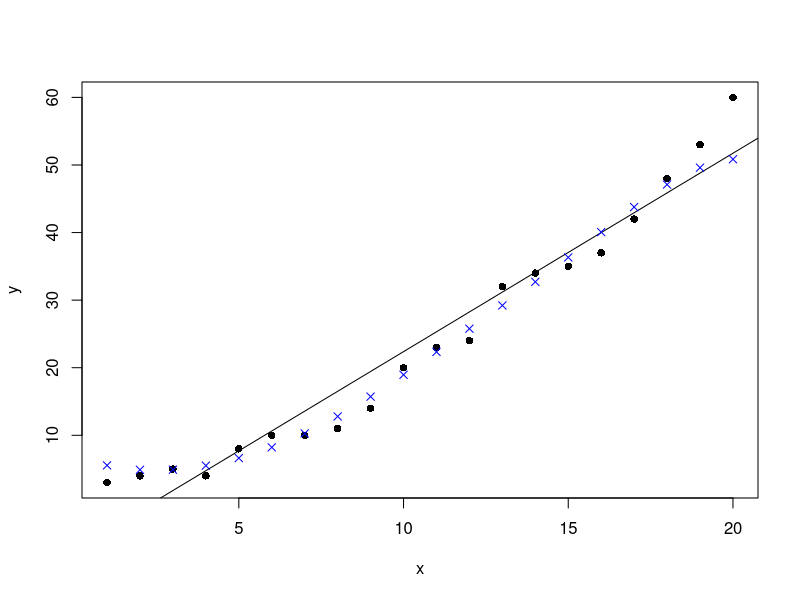
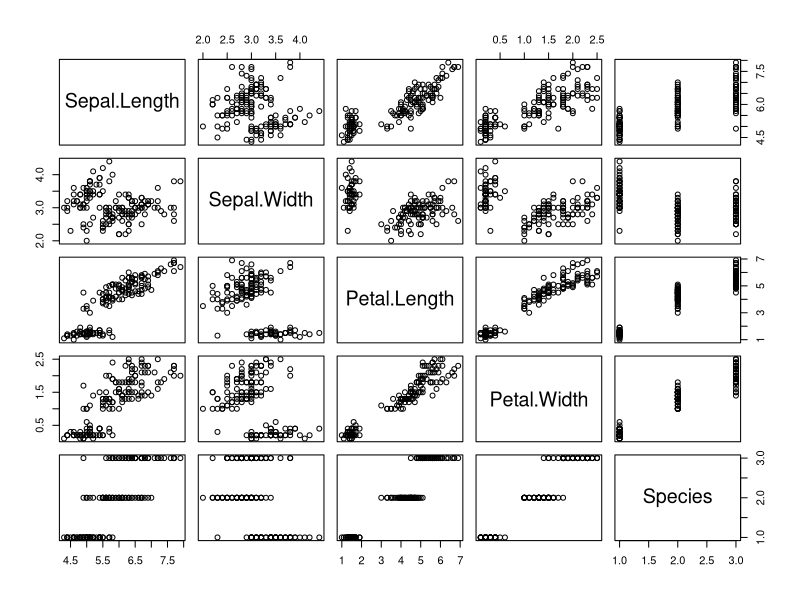
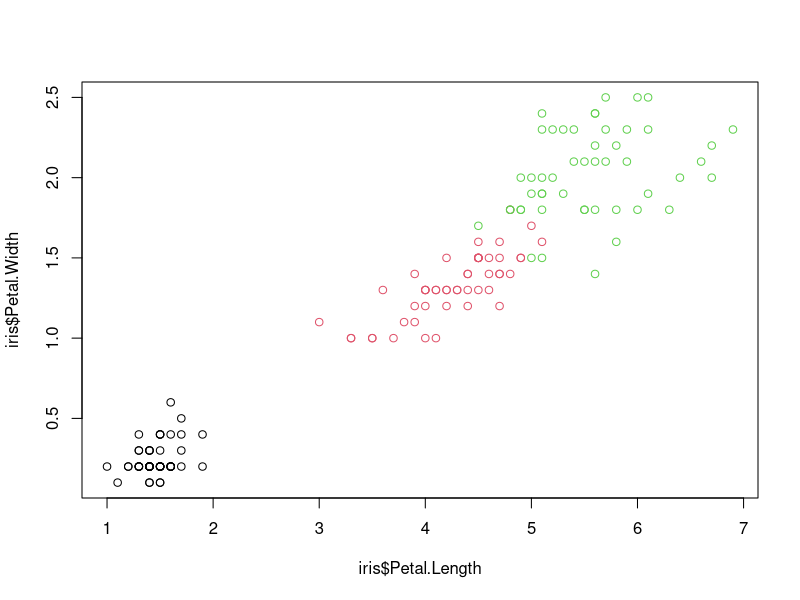
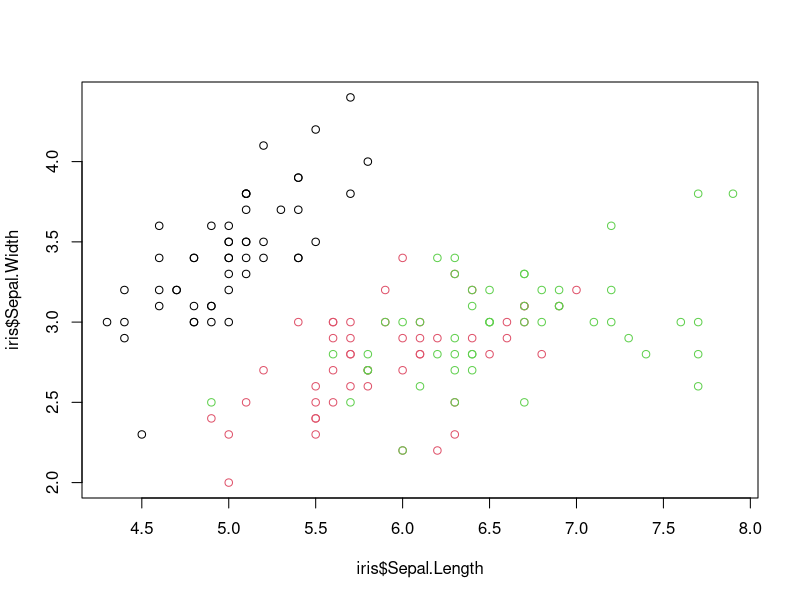
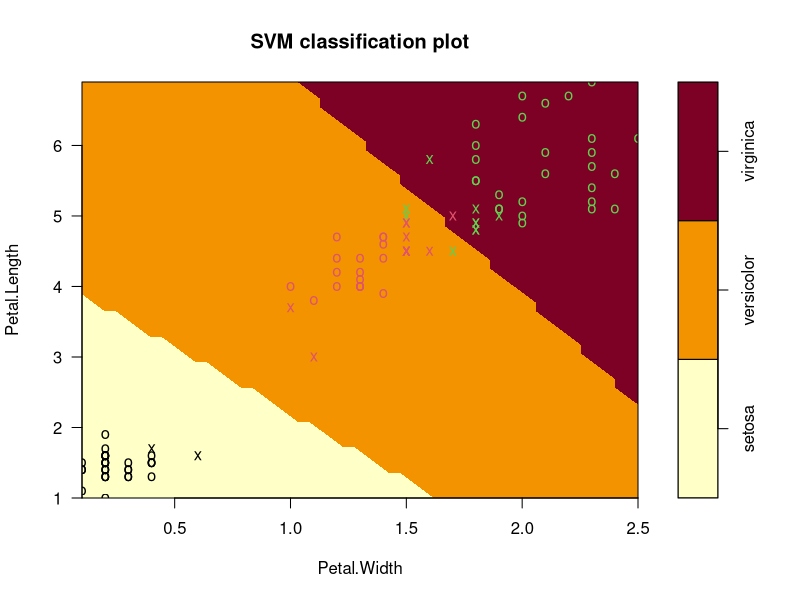
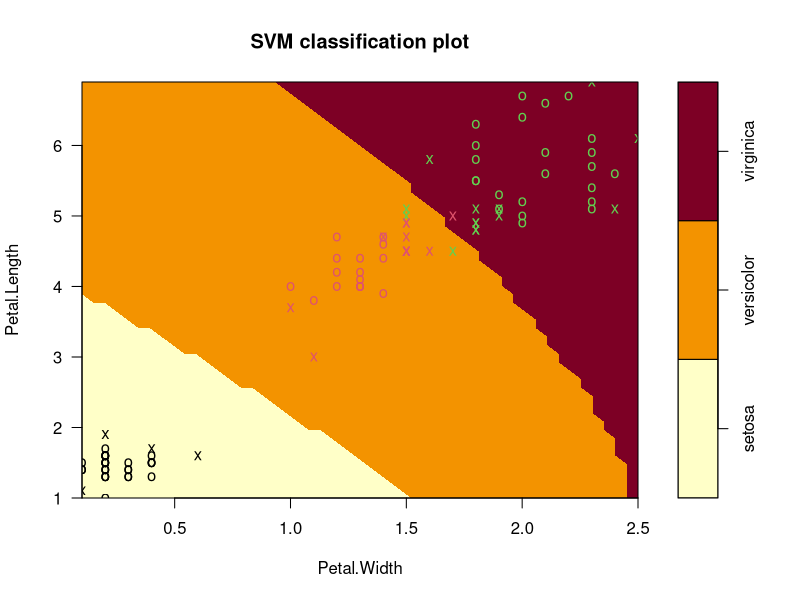
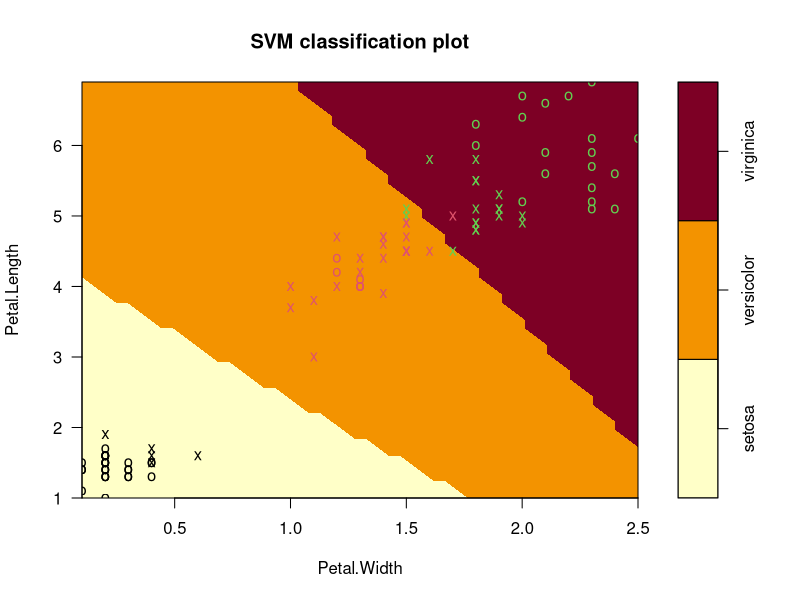
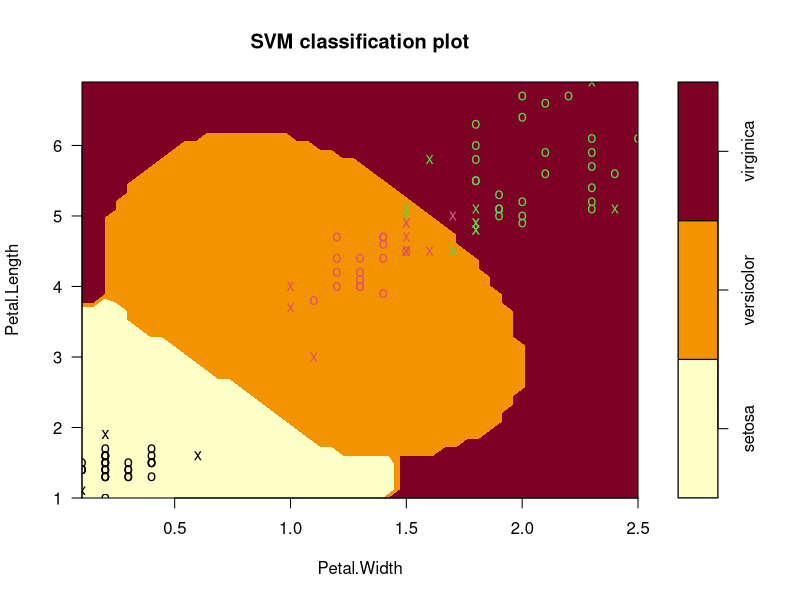

Write R code to recreate these figures, in order.
x=1:20
y=c(3,4,5,4,8,10,10,11,14,20,23,24,32,34,35,37,42,48,53,60)
train=data.frame(x,y)
plot.new()
plot(train,pch=16)
model<-lm(y ~ x, train)
abline(model)
library(e1071)
# fit a model.This Function Syntax is similar to lm function
model_svm<-svm(y ~ x , train)
model_svm
# Use the prediction for the data
pred<-predict(model_svm,train)
pred
#Plot the predictions and the plot to see our model fit
points(train$x,pred,col="blue",pch=4)
# Calculate RMSE For the svm model

train$pred<-fitted(model_svm) # prediction of price
train$res<-residuals(model_svm) # y-yhat

# calculate Root Mean Square Error
rmsetrain<-sqrt(mean(train$res**2))
rmsetrain
# Lm model
train$pred<-fitted(model) # prediction of price
train$res<-residuals(model) # y-yhat

# calculate Root Mean Square Error
rmsetrain_lm<-sqrt(mean(train$res**2))
rmsetrain_lm
# SVM Classification
library(e1071)
plot(iris)
plot(iris$Petal.Length,iris$Petal.Width,col=iris$Species)
plot(iris$Sepal.Length,iris$Sepal.Width,col=iris$Species)
set.seed(123)
s<-sample(150,100)
col<-c("Petal.Length","Petal.Width","Species")
iris_train<-iris[s,col]
iris_test<-iris[-s,col]
svmfit<-svm(Species~.,data=iris_train,kernel="linear")
print(svmfit)
plot(svmfit,iris_train)
p<-predict(svmfit,iris_train,type="class") # svm 
p
table(actual=iris_train$Species,pred=p)

plot.new()
svmfit1<-svm(Species~.,data=iris_train,kernel="radial")
plot(svmfit1,iris_train)

plot.new()
svmfit2<-svm(Species~.,data=iris_train,kernel="radial",gamma=10^-1)
plot(svmfit2,iris_train)

plot.new()
svmfit3<-svm(Species~.,data=iris_train,kernel="radial",gamma=1)
plot(svmfit3,iris_train)
plot.new()
svmfit4<-svm(Species~.,data=iris_train,kernel="radial",gamma=10)
plot(svmfit4,iris_train)
plot.new()
svmfit5<-svm(Species~.,data=iris_train,kernel="radial",ranges=list(cost=10^(-1:2)))
plot(svmfit5,iris_train)
svmfit6<-svm(Species~.,data=iris_train,kernel="radial",cost=1,gamma=1)
plot(svmfit6,iris_train)
svmfit7<-svm(Species~.,data=iris_train,kernel="radial",cost=0.1,gamma=1)
plot(svmfit7,iris_train)
svmfit8<-svm(Species~.,data=iris_train,kernel="radial",cost=10,gamma=1)
plot(svmfit8,iris_train)
